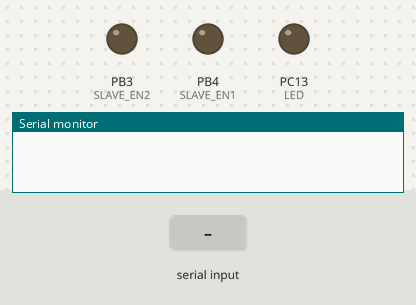
The sketch below on a simulated STM32 Blue Pill. On the bench: output pins drawn as LEDs (lit = HIGH), the last lines printed to the serial monitor. Inputs (shaded band) come from the test bench.

Above: at 1.2 s.
1.3 s: "A" received over the second serial link
At 2.3 s:
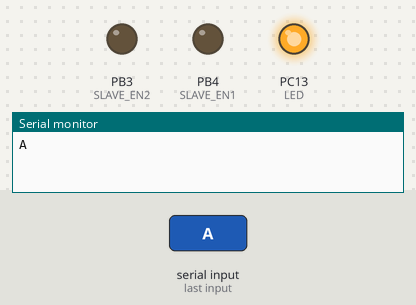
2.8 s: "1" received over the second serial link
Timing chart, 0 to 5.8 s (numbered marks = the images above; inputs shaded):
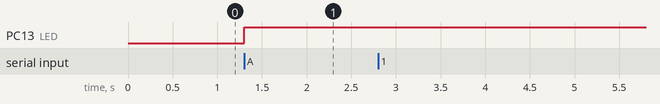

The sketch:

rs485_slave_stm32.ino
```cpp
#define LED       PC13
#define SLAVE_EN1  PB4
#define SLAVE_EN2  PB3


HardwareSerial Serial3(USART3);

void setup() {
  pinMode(LED , OUTPUT);                        // Declare LED pin as output
  pinMode(SLAVE_EN1 , OUTPUT);                   // Declare Enable pin as output
  pinMode(SLAVE_EN2 , OUTPUT);                   // Declare Enable pin as output

  Serial.begin(9600);
  Serial3.begin(9600);                  // set serial communication baudrate
  digitalWrite(SLAVE_EN1 , LOW);                 // Make Enable pin low
  digitalWrite(SLAVE_EN2 , LOW);                 // Make Enable pin low

                                                // Receiving mode ON
}

void loop() {
  while(Serial3.available())                     // If serial data is available then enter into while loop
  {
    char ch = Serial3.read();
    Serial.println(ch);
    if(ch == 'A')                    // if available data is A
    {
      digitalWrite(LED , !digitalRead(LED));    // LED Blink
    }
  }
  // Serial.println("comms closed");
}
```

Measured:
- after the input at 1.3 s, PC13 (LED): LOW → HIGH at once
